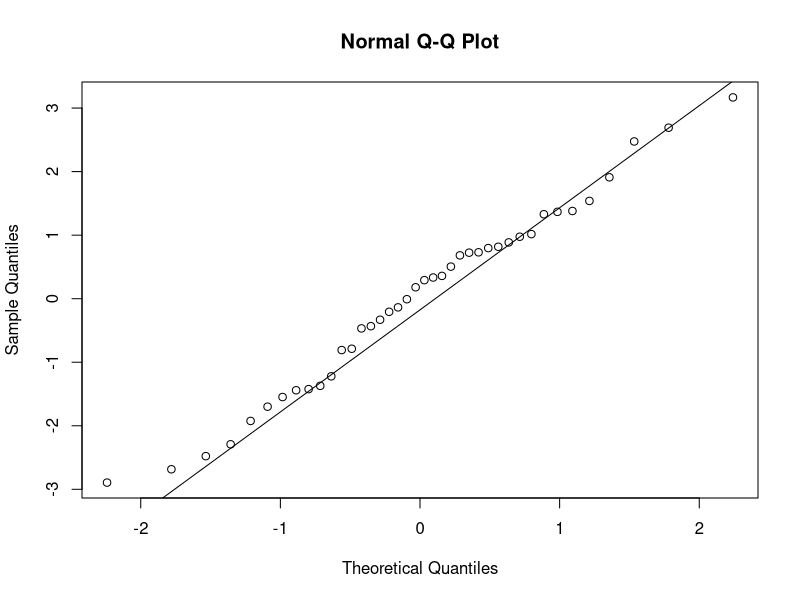
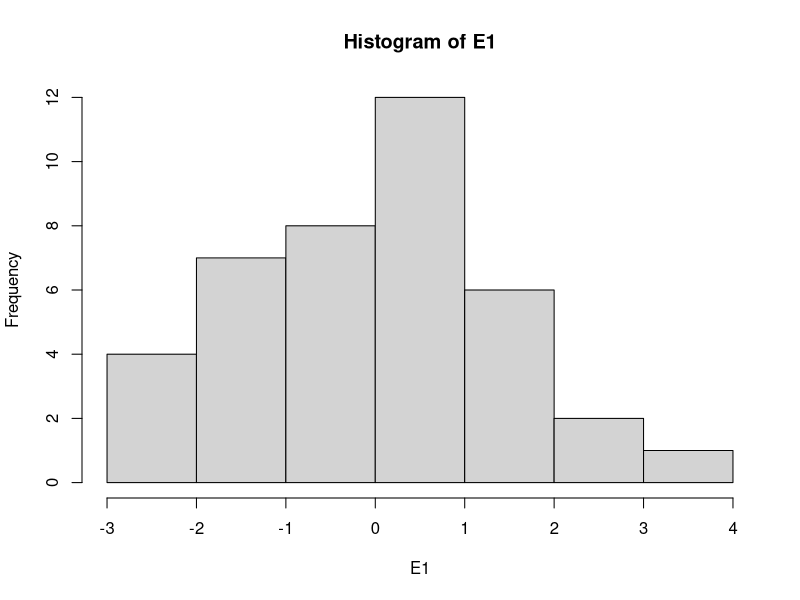
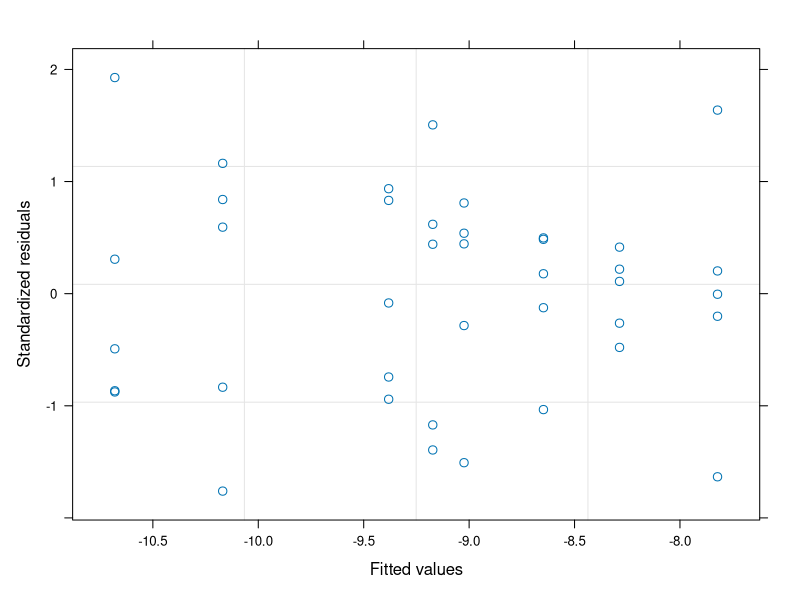

R code for these plots, in order: (Note: this script raises an error after producing the figures.)
#Author:  Clay Arango
#Creation date: 10-Feb-19
#Script to analyze NDS data from Summer 2018 NDS work with S. Roley and A. Alexiades

#packages
install.packages("nlme")
install.packages("nortest")
install.packages("dplyr")
install.packages("multcomp")
install.packages("MASS")
install.packages("ggplot2")
library(nlme)
library(nortest)
library(dplyr)
library(multcomp)
library(MASS)
library(ggplot2)

#Load data
cen_lan_fall <- read.table(file="cen_lan_fall.csv", header=T, sep=",")

#set variable
d = cen_lan_fall

#evaluate data to make sure factors are correct
names(d)
unique(d$nutrient) #control, N, NP, NPSi, NSi, P, PSi, Si
unique(d$N) #should be 0 and 1
unique(d$P) #should be 0 and 1
unique(d$Si) #should be 0 and 1
unique(d$top) #should be "sponge" and "glass"
#if need to change, use recode function below. 
d$top<-recode(d$top, "cellulose" ="sponge")
str(d)

#convert N and P vand Si alues (0 or 1 for absence or presence) to factors
d$N<-as.factor(d$N)
d$P<-as.factor(d$P)
d$Si<-as.factor(d$Si)
str(d)

#subset data into gpp and cr response
d.cr = subset(d, top=="sponge", data=d)
d.gpp = subset(d, top=="glass", data=d)

#calculate nrr for cr
x = aggregate(d.cr[,8], list(d.cr$nutrient), mean, na.rm=T)
x
d.cr$cr.nrr = d.cr$cr.area/-9.172439 #is there a prettier way to do this?

#calculate nrr for gpp
x = aggregate(d.gpp[,9], list(d.gpp$nutrient), mean, na.rm=T)
x
d.gpp$gpp.nrr = d.gpp$gpp.area/0.06366686 #is there a prettier way to do this?

############################################################
#analyze RESPIRATION data
############################################################

M1<-gls(cr.area~N*P*Si, data=d.cr, na.action=na.omit)
E1<-residuals(M1)
qqnorm(E1)
qqline(E1)
ad.test(E1)
   #residuals are normally distributed
hist(E1)  
plot(M1)

plot(filter(d.cr, !is.na(cr.area)) %>% dplyr::select(nutrient), 
     E1, xlab="nutrient", ylab="Residuals")
bartlett.test(cr.area~nutrient, data=d.cr)
   #variance test is ok

anova(M1)
  
x <- group_by(d.cr, nutrient) %>%  # Grouping function causes subsequent functions to aggregate by season and reach
  summarize(cr.mean = abs(mean(cr.area, na.rm = TRUE)), # na.rm = TRUE to remove missing values
            cr.sd=abs(sd(cr.area, na.rm = TRUE)),  # na.rm = TRUE to remove missing values
            n = sum(!is.na(cr.area)), # of observations, excluding NAs. 
            cr.se=cr.sd/sqrt(n))

ggplot(data=x, aes(x=nutrient, y=cr.mean)) + 
  geom_bar(stat="identity", position=position_dodge(), color = "black") + 
  geom_errorbar(aes(ymin=cr.mean, ymax=cr.mean+cr.se), width=0.2, 
                position=position_dodge(0.9)) + 
  xlab("Nutrient") +
  ylab(expression(Respiration~(ug~O[2]~m^{-2}~h^{-1}))) +
  ylim(0,20) +
  labs(fill="Light") +
  theme_bw() +
  theme(panel.grid.major=element_blank(),
        panel.grid.minor=element_blank(),
        legend.title=element_text(size=6),
        legend.key=element_blank(), 
        legend.position=c(0.5,0.95), 
        legend.text=element_text(size=8), 
        legend.background=element_blank(), 
        legend.direction="horizontal", 
        legend.key.size=unit(0.3, "cm"), 
        axis.title.y=element_text(size=8), 
        axis.title.x=element_text(size=8), 
        axis.text.x=element_text(size=8))

#ggsave('output/figures/Ring_fall.tiff',
#       units="in",
#       width=3.25,
#       height=3.25,
#       dpi=1200,
#       compression="lzw")

#summarize nrr
x <- group_by(d.cr, nutrient) %>%  # Grouping function causes subsequent functions to aggregate by season and reach
  summarize(cr.mean = abs(mean(cr.nrr, na.rm = TRUE)), # na.rm = TRUE to remove missing values
            cr.sd=abs(sd(cr.nrr, na.rm = TRUE)),  # na.rm = TRUE to remove missing values
            n = sum(!is.na(cr.nrr)), # of observations, excluding NAs. 
            cr.se=cr.sd/sqrt(n))

############################################################
#analyze the PRODUCTION data
############################################################

M1<-gls(gpp.area~N*P*Si, data=d.gpp, na.action=na.omit) 
E1<-residuals(M1)
qqnorm(E1)
qqline(E1)
ad.test(E1)
   #residuals are not normal

hist(E1, xlab="residuals", main="")
plot(M1)

plot(filter(d.gpp, !is.na(gpp.area)) %>% dplyr::select(nutrient), 
     E1, xlab="nutrient", ylab="Residuals")
bartlett.test(gpp.area~nutrient, data=d.gpp)
   #variance test is bad

anova(M1)
  
x <- group_by(d.gpp, nutrient) %>%  # Grouping function causes subsequent functions to aggregate by season and reach
  summarize(gpp.mean = abs(mean(gpp.area, na.rm = TRUE)), # na.rm = TRUE to remove missing values
            gpp.sd=abs(sd(gpp.area, na.rm = TRUE)),  # na.rm = TRUE to remove missing values
            n = sum(!is.na(gpp.area)), # of observations, excluding NAs. 
            gpp.se=gpp.sd/sqrt(n))

ggplot(data=x, aes(x=nutrient, y=gpp.mean)) + 
  geom_bar(stat="identity", position=position_dodge(), color = "black") + 
  geom_errorbar(aes(ymin=gpp.mean, ymax=gpp.mean+gpp.se), width=0.2, 
                position=position_dodge(0.9)) + 
  xlab("Nutrient") +
  ylab(expression(Production~(ug~O[2]~m^{-2}~h^{-1}))) +
  labs(fill="Light") +
  theme_bw() +
  theme(panel.grid.major=element_blank(),
        panel.grid.minor=element_blank(), 
        legend.title=element_text(size=6), 
        legend.key=element_blank(),  
        legend.position=c(0.5,0.95),  
        legend.text=element_text(size=8),  
        legend.background=element_blank(),  
        legend.direction="horizontal",  
        legend.key.size=unit(0.3, "cm"),  
        axis.title.y=element_text(size=8),  
        axis.title.x=element_text(size=8),  
        axis.text.x=element_text(size=8))

#ggsave('output/figures/gppByNutrient.tiff',
#       units="in",
#       width=3.25,
#       height=3.25,
#       dpi=1200,
#       compression="lzw")

#summarize nrr
x <- group_by(d.gpp, nutrient) %>%  # Grouping function causes subsequent functions to aggregate by season and reach
  summarize(gpp.mean = abs(mean(gpp.nrr, na.rm = TRUE)), # na.rm = TRUE to remove missing values
            gpp.sd=abs(sd(gpp.nrr, na.rm = TRUE)),  # na.rm = TRUE to remove missing values
            n = sum(!is.na(gpp.nrr)), # of observations, excluding NAs. 
            gpp.se=gpp.sd/sqrt(n))

#BELOW HERE IS NOT EDITED





############################################################
#analyze the CHL-A biomass on disks

M1<-gls(chla~N*P*light, data=roza_sum.chla, na.action=na.omit)
E1<-residuals(M1)
qqnorm(E1)
qqline(E1)
ad.test(E1)
  #residuals look bad (p=0.001)
hist(E1)
plot(M1)

vf1 = varIdent(form = ~ 1|N*P)
vf2 = varIdent(form = ~ 1|light)
vf3 = varIdent(form = ~ 1|N*P*light)
vf4 = varPower(form = ~ fitted(.)) 
vf5 = varExp(form = ~ fitted(.))
vf6 = varConstPower(form = ~ fitted(.))
vf7 = varExp(form = ~ fitted(.)|nutrient)

M2<-gls(chla~N*P*light, data=roza_sum.chla, na.action=na.omit, weights=vf1)
M3<-gls(chla~N*P*light, data=roza_sum.chla, na.action=na.omit, weights=vf2)
M4<-gls(chla~N*P*light, data=roza_sum.chla, na.action=na.omit, weights=vf3)
M5<-gls(chla~N*P*light, data=roza_sum.chla, na.action=na.omit, weights=vf4)
M6<-gls(chla~N*P*light, data=roza_sum.chla, na.action=na.omit, weights=vf5)
M7<-gls(chla~N*P*light, data=roza_sum.chla, na.action=na.omit, weights=vf6)
M8<-gls(chla~N*P*light, data=roza_sum.chla, na.action=na.omit, weights=vf7)

anova(M1,M2,M3,M4,M5,M6,M7,M8)

#M3 is best on AIC

E3<-residuals(M3)
qqnorm(E3)
qqline(E3)
ad.test(E3)
#residuals are not normal (p=0.001)
hist(E3, xlab="residuals", main="")
plot(M3)
  #hist and plot look good

plot(filter(roza_sum.chla, !is.na(chla)) %>% dplyr::select(light), 
     E3, xlab="light", ylab="Residuals")
bartlett.test(chla~light, data=roza_sum.chla)

plot(filter(roza_sum.chla, !is.na(chla)) %>% dplyr::select(nutrient), 
     E3, xlab="nutrient", ylab="Residuals")
bartlett.test(chla~nutrient, data=roza_sum.chla)

anova(M3)

#light is significant and N and P separately interact with light

x<-roza_sum.chla[complete.cases(roza_sum.chla$chla),]

with(x, 
     interaction.plot(nutrient,light,chla, 
                      ylim=c(0,1.5),lty=c(1,12),lwd=2,ylab="Chlorophyll a", 
                      xlab="Nutrient", trace.label="Light"))

x <- group_by(roza_sum.chla, nutrient, light) %>%  # Grouping function causes subsequent functions to aggregate by season and reach
  summarize(chla.mean = mean(chla, na.rm = TRUE), # na.rm = TRUE to remove missing values
            chla.sd=sd(chla, na.rm = TRUE),  # na.rm = TRUE to remove missing values
            n = sum(!is.na(chla)), # of observations, excluding NAs. 
            chla.se=chla.sd/sqrt(n))

ggplot(data=x, 
       aes(x=nutrient, y=chla.mean, fill=light)) + 
  geom_bar(stat="identity", position=position_dodge(), color = "black") + 
  geom_errorbar(aes(ymin=chla.mean, ymax=chla.mean+chla.se), width=0.2, 
                position=position_dodge(0.9)) + 
  scale_fill_manual(values=c("white","black")) +
  xlab("Nutrient") +
  ylab(expression(Chlorophyll~a~(ug~cm^{-2}))) +
  ylim(0,1.7) +
  labs(fill="Light") +
  theme_bw() +
  theme(panel.grid.major=element_blank(), 
        panel.grid.minor=element_blank(), 
        legend.title=element_text(size=6), 
        legend.key=element_blank(), 
        legend.position=c(0.5,0.95), 
        legend.text=element_text(size=8), 
        legend.background=element_blank(), 
        legend.direction="horizontal", 
        legend.key.size=unit(0.3, "cm"), 
        axis.title.y=element_text(size=8), 
        axis.title.x=element_text(size=8), 
        axis.text.x=element_text(size=8))

ggsave('output/figures/chlaByNutrientLight.tiff',
       units="in",
       width=3.25,
       height=3.25,
       dpi=1200,
       compression="lzw")



############################################################
############################################################
#calculate nrr mean and standard error
x1 <- group_by(roza_sum, nutrient, light) %>%  # Grouping function causes subsequent functions to aggregate by season and reach
  summarize(chla.nrr.mean = mean(chla.nrr, na.rm = TRUE), # na.rm = TRUE to remove missing values
            chla.nrr.sd=sd(chla.nrr, na.rm = TRUE),  # na.rm = TRUE to remove missing values
            chla.n = sum(!is.na(chla.nrr)), # of observations, excluding NAs. 
            chla.nrr.se=chla.nrr.sd/sqrt(chla.n))


x2 <- group_by(roza_sum, nutrient, light) %>%  # Grouping function causes subsequent functions to aggregate by season and reach
  summarize(gpp.nrr.mean = mean(gpp.nrr, na.rm = TRUE), # na.rm = TRUE to remove missing values
            gpp.nrr.sd=sd(gpp.nrr, na.rm = TRUE),  # na.rm = TRUE to remove missing values
            gpp.n = sum(!is.na(gpp.nrr)), # of observations, excluding NAs. 
            gpp.nrr.se=gpp.nrr.sd/sqrt(gpp.n))

x3 <- group_by(roza_sum, nutrient, light) %>%  # Grouping function causes subsequent functions to aggregate by season and reach
  summarize(cr.nrr.mean = mean(cr.nrr, na.rm = TRUE), # na.rm = TRUE to remove missing values
            cr.nrr.sd=sd(cr.nrr, na.rm = TRUE),  # na.rm = TRUE to remove missing values
            cr.n = sum(!is.na(cr.nrr)), # of observations, excluding NAs. 
            cr.nrr.se=cr.nrr.sd/sqrt(cr.n))

roza_sum.nrr<-cbind(x1,x2,x3)
roza_sum.nrr <- roza_sum.nrr[, !duplicated(colnames(roza_sum.nrr))]
write.csv(roza_sum.nrr, "roza_sum.nrr.csv")
